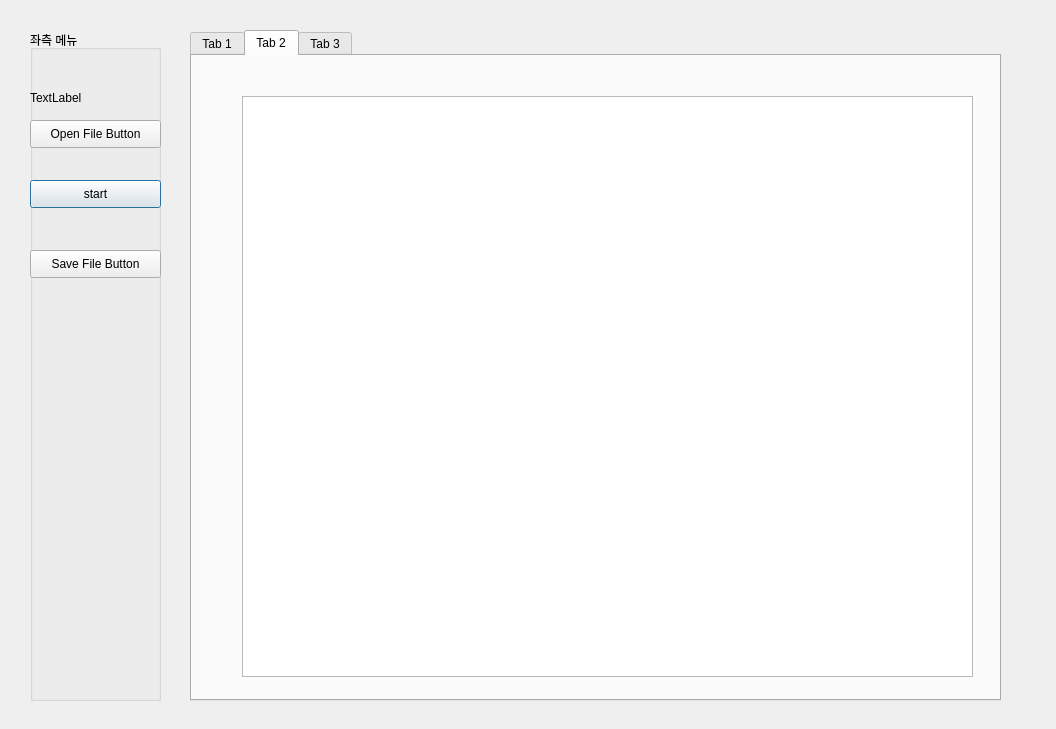
<?xml version="1.0" encoding="UTF-8"?>
<ui version="4.0">
 <class>Dialo</class>
 <widget class="QDialog" name="Dialo">
  <property name="geometry">
   <rect>
    <x>0</x>
    <y>0</y>
    <width>1056</width>
    <height>729</height>
   </rect>
  </property>
  <property name="windowTitle">
   <string>Dialog</string>
  </property>
  <property name="toolTipDuration">
   <number>3</number>
  </property>
  <widget class="QGroupBox" name="groupBox">
   <property name="geometry">
    <rect>
     <x>30</x>
     <y>30</y>
     <width>131</width>
     <height>671</height>
    </rect>
   </property>
   <property name="title">
    <string>좌측 메뉴</string>
   </property>
   <widget class="QPushButton" name="start_button">
    <property name="geometry">
     <rect>
      <x>0</x>
      <y>150</y>
      <width>131</width>
      <height>28</height>
     </rect>
    </property>
    <property name="text">
     <string>start</string>
    </property>
   </widget>
   <widget class="QPushButton" name="save_button">
    <property name="geometry">
     <rect>
      <x>0</x>
      <y>220</y>
      <width>131</width>
      <height>28</height>
     </rect>
    </property>
    <property name="text">
     <string>Save File Button</string>
    </property>
   </widget>
   <widget class="QLabel" name="label1">
    <property name="geometry">
     <rect>
      <x>0</x>
      <y>60</y>
      <width>64</width>
      <height>15</height>
     </rect>
    </property>
    <property name="text">
     <string>TextLabel</string>
    </property>
   </widget>
   <widget class="QPushButton" name="open_button">
    <property name="geometry">
     <rect>
      <x>0</x>
      <y>90</y>
      <width>131</width>
      <height>28</height>
     </rect>
    </property>
    <property name="text">
     <string>Open File Button</string>
    </property>
   </widget>
  </widget>
  <widget class="QTabWidget" name="tabWidget">
   <property name="geometry">
    <rect>
     <x>190</x>
     <y>30</y>
     <width>811</width>
     <height>671</height>
    </rect>
   </property>
   <property name="currentIndex">
    <number>1</number>
   </property>
   <widget class="QWidget" name="tab">
    <attribute name="title">
     <string>Tab 1</string>
    </attribute>
    <widget class="QTextBrowser" name="present">
     <property name="geometry">
      <rect>
       <x>180</x>
       <y>100</y>
       <width>421</width>
       <height>231</height>
      </rect>
     </property>
     <property name="html">
      <string>&lt;!DOCTYPE HTML PUBLIC &quot;-//W3C//DTD HTML 4.0//EN&quot; &quot;http://www.w3.org/TR/REC-html40/strict.dtd&quot;&gt;
&lt;html&gt;&lt;head&gt;&lt;meta name=&quot;qrichtext&quot; content=&quot;1&quot; /&gt;&lt;style type=&quot;text/css&quot;&gt;
p, li { white-space: pre-wrap; }
&lt;/style&gt;&lt;/head&gt;&lt;body style=&quot; font-family:'Gulim'; font-size:9pt; font-weight:400; font-style:normal;&quot;&gt;
&lt;p style=&quot; margin-top:0px; margin-bottom:0px; margin-left:0px; margin-right:0px; -qt-block-indent:0; text-indent:0px;&quot;&gt;설명&lt;/p&gt;&lt;/body&gt;&lt;/html&gt;</string>
     </property>
    </widget>
    <widget class="QTextBrowser" name="team_name">
     <property name="geometry">
      <rect>
       <x>330</x>
       <y>400</y>
       <width>171</width>
       <height>51</height>
      </rect>
     </property>
     <property name="html">
      <string>&lt;!DOCTYPE HTML PUBLIC &quot;-//W3C//DTD HTML 4.0//EN&quot; &quot;http://www.w3.org/TR/REC-html40/strict.dtd&quot;&gt;
&lt;html&gt;&lt;head&gt;&lt;meta name=&quot;qrichtext&quot; content=&quot;1&quot; /&gt;&lt;style type=&quot;text/css&quot;&gt;
p, li { white-space: pre-wrap; }
&lt;/style&gt;&lt;/head&gt;&lt;body style=&quot; font-family:'Gulim'; font-size:9pt; font-weight:400; font-style:normal;&quot;&gt;
&lt;p style=&quot; margin-top:0px; margin-bottom:0px; margin-left:0px; margin-right:0px; -qt-block-indent:0; text-indent:0px;&quot;&gt;K-Shield 주니어 5기&lt;/p&gt;
&lt;p style=&quot; margin-top:0px; margin-bottom:0px; margin-left:0px; margin-right:0px; -qt-block-indent:0; text-indent:0px;&quot;&gt;호진이 8마리 치킨&lt;/p&gt;&lt;/body&gt;&lt;/html&gt;</string>
     </property>
    </widget>
    <widget class="QTextBrowser" name="status">
     <property name="geometry">
      <rect>
       <x>250</x>
       <y>590</y>
       <width>301</width>
       <height>41</height>
      </rect>
     </property>
     <property name="html">
      <string>&lt;!DOCTYPE HTML PUBLIC &quot;-//W3C//DTD HTML 4.0//EN&quot; &quot;http://www.w3.org/TR/REC-html40/strict.dtd&quot;&gt;
&lt;html&gt;&lt;head&gt;&lt;meta name=&quot;qrichtext&quot; content=&quot;1&quot; /&gt;&lt;style type=&quot;text/css&quot;&gt;
p, li { white-space: pre-wrap; }
&lt;/style&gt;&lt;/head&gt;&lt;body style=&quot; font-family:'Gulim'; font-size:9pt; font-weight:400; font-style:normal;&quot;&gt;
&lt;p style=&quot; margin-top:0px; margin-bottom:0px; margin-left:0px; margin-right:0px; -qt-block-indent:0; text-indent:0px;&quot;&gt;현재 상태&lt;/p&gt;&lt;/body&gt;&lt;/html&gt;</string>
     </property>
    </widget>
    <widget class="QLabel" name="Logo">
     <property name="geometry">
      <rect>
       <x>350</x>
       <y>490</y>
       <width>121</width>
       <height>71</height>
      </rect>
     </property>
     <property name="text">
      <string/>
     </property>
    </widget>
   </widget>
   <widget class="QWidget" name="tab_2">
    <attribute name="title">
     <string>Tab 2</string>
    </attribute>
    <widget class="QTableWidget" name="table_1">
     <property name="geometry">
      <rect>
       <x>50</x>
       <y>40</y>
       <width>731</width>
       <height>581</height>
      </rect>
     </property>
    </widget>
   </widget>
   <widget class="QWidget" name="tab_3">
    <attribute name="title">
     <string>Tab 3</string>
    </attribute>
   </widget>
  </widget>
 </widget>
 <resources/>
 <connections/>
</ui>
